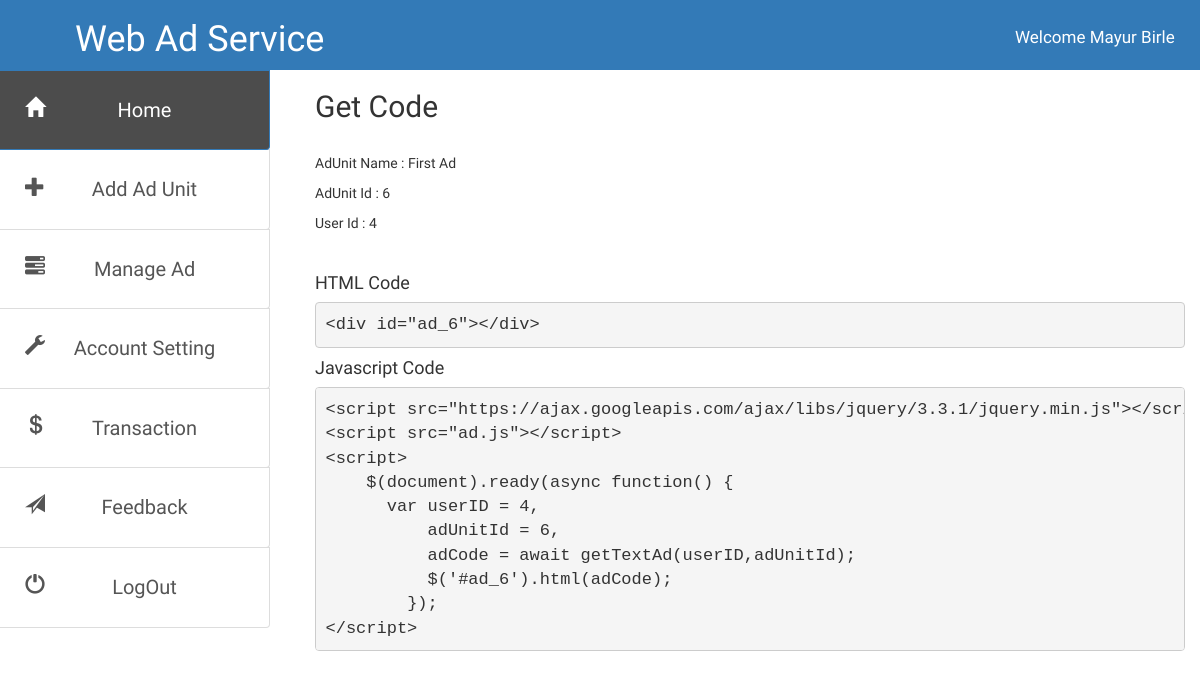
Page /webMonetize/viewCode?adUnitId=6 (signed in) on the committed database.
### Ads/models.py (models this page shows, shortened)
class Profile(models.Model):
	user = models.OneToOneField(User, on_delete=models.CASCADE)
	phone = models.CharField(max_length=12)
	pri_site = models.CharField(max_length=200)
	ac_type = models.BooleanField(default=True) # True : WebSiteMonetize && False : AdProvider

class AdUnit(models.Model):
	user = models.ForeignKey(User, on_delete=models.CASCADE)
	name = models.CharField(max_length=12)
	website = models.CharField(max_length=200)
	tags = models.CharField(max_length=1000)
	ad_type = models.CharField(max_length=20)
	ad_shape = models.CharField(max_length=10)
	alternate = models.CharField(max_length=20)
	total_views = models.IntegerField(default=0)
	total_click = models.IntegerField(default=0)

### Ads/wm_views.py (the view)
# urls.py: path('viewCode',wm_views.wm_viewCode,name="viewCode"),
def wm_viewCode(request):
	user = get_user(request)
	if user and is_user_valid(user):
		unit = AdUnit.objects.get(id=request.GET['adUnitId'])
		if unit.user != user:
				return redirect('wm_manage')
		profile = Profile.objects.get(user=user)
		context = {
		'unit':unit,
		'profile':profile,
		}
		return render(request,'WebAd/website/viewCode.html',context)
	return redirect('index')

### Ads/views.py (called while the page is built)
def get_user(request):
	if 'sessionId' in request.session:
		return User.objects.get(id = request.session['sessionId']);
	return False;

### Ads/wm_views.py (called while the page is built)
def is_user_valid(user):
	profile = Profile.objects.get(user=user)
	if profile.ac_type:
		return True
	return False

### Ads/templates/WebAd/website/viewCode.html (shortened to what this page needs)
{%extends "WebAd/website/base.html"%}
{%load static%}
{%block content%}
<div class="col-sm-9 col-xs-12 content">
		<h2> Get Code </h2>
		<br/>
		<p> AdUnit Name : {{unit.name}} </p>
		<p> AdUnit Id   : {{unit.id}}</p>
		<p> User Id 	: {{profile.user.id}}</p>
		<br/>
		<h4> HTML Code </h4>
		<pre id="html_code" style="font-size: 17px"></pre>
		<h4>Javascript Code</h4>
		<pre id="script_code" style="font-size: 17px"></pre>
</div>
</div>
{% endblock content%}

### Ads/templates/WebAd/website/base.html (shortened to what this page needs)
{% load static %}
<!DOCTYPE html>
<html>
<head>
	<link rel="stylesheet" href="https://maxcdn.bootstrapcdn.com/bootstrap/3.4.0/css/bootstrap.min.css">
	<link rel="stylesheet" href="https://cdnjs.cloudflare.com/ajax/libs/font-awesome/4.7.0/css/font-awesome.min.css">
	<link rel="stylesheet" href="{% static 'Ads/website/style.css' %}">
		<link rel="stylesheet" href="{% static 'Ads/multiselect/css/bootstrap-multiselect.css' %}">
</head>
<body>
<div class="container-fluid bg-primary heading row">
	<h1 class="col-sm-7"> Web Ad Service </h1>
	<p class="col-sm-2">Welcome {{profile.user.first_name}}</p>
</div>
<div class="container-fluid first-box">
	<div class="row">
		<div class="col-sm-3 col-xs-12 sidenav" style="margin: 0; left:0; position: relative;">
			<ul class="list-group">
				<a href="{% url 'wm_index'%}" class="list-group-item active"><span class="glyphicon glyphicon-home text-left"></span>Home</a>
				<a href="{% url 'wm_add'%}" class="list-group-item"><span class="glyphicon glyphicon-plus"></span>Add Ad Unit</a>
				<a href="{% url 'wm_manage'%}" class="list-group-item"><span class="glyphicon glyphicon-tasks"></span>Manage Ad</a>
				<a href="{% url 'wm_setting'%}" class="list-group-item"><span class="glyphicon glyphicon-wrench"></span>Account Setting</a>
				<a href="{% url 'wm_transaction'%}" class="list-group-item"><span class="glyphicon glyphicon-usd"></span>Transaction</a>
				<a href="" class="list-group-item"><span class="glyphicon glyphicon-send"></span>Feedback</a>
				<a href="{% url 'logOut'%}" class="list-group-item"><span class="glyphicon glyphicon-off"></span>LogOut</a>
			</ul>
		</div>
	{%block content %}	{% endblock content %}
</body>
</html>

### WebAd/static/Ads/website/style.css (style rules this page uses)
* { font-family: 'Nova Flat', cursive; }
body,html { margin:0 auto; width: 100%; height: 100%; padding: 0; }
.row { margin: 0 auto; padding: 0; }
.container-fluid { padding: 0; }
.heading { width: 100% padding: 0px; }
.heading h1 { position: relative; float: left; left: 5%; }
.heading p { position: relative; float: right; top: 25px; font-size: 17px; }
.first-box { height: 100%; }
.first-box .row { min-height: 400px; }
.first-box .row .sidenav ul a { padding: 25px; font-size: 20px; text-align: center; border-left: none; left: -15px; border-radius: 0 0 4px 0 ; cursor: pointer; text-decoration: none; }
.first-box .row .sidenav ul .active { background: #4c4c4c; color: #fff; }
.first-box .row .sidenav ul a span { position: relative; float: left; }
.first-box .row .content h2 { font-family: "Nova Flat"; }

### rows in the picture
Profile: user.first_name "Mayur Birle", user.id "4"
AdUnit: name "First Ad", id "6"
